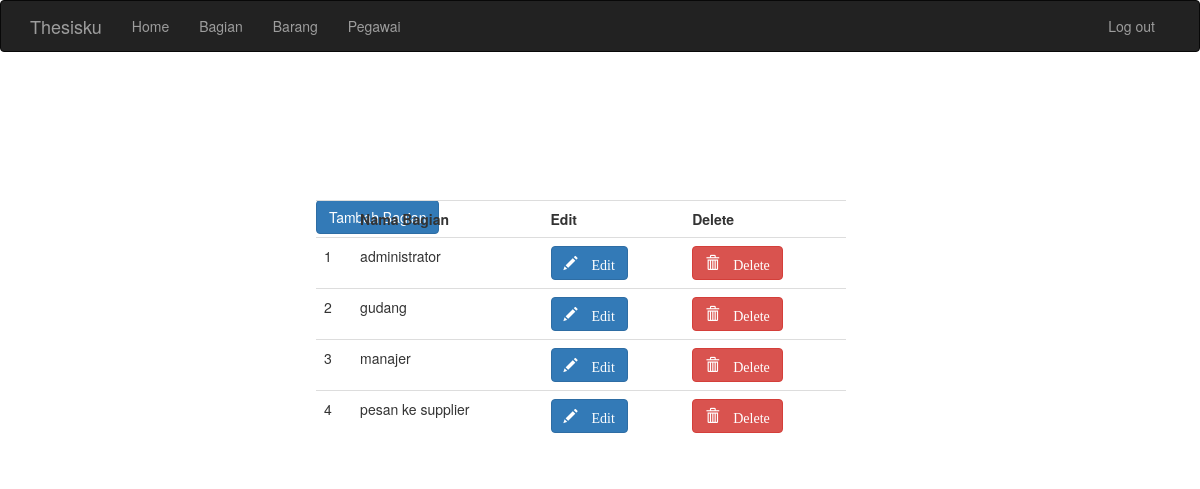
Page /admin/bagian/index.php on the committed database.
### tables this page shows
CREATE TABLE `bagian` (
  `id_bagian` int(8) NOT NULL,
  `nama_bagian` varchar(32) NOT NULL
);

### class/bagian.php (called while the page is built, shortened)
<?php
	class bagian
	{
		function BagianList ()
		{
			$conn = mysqli_connect("localhost", "root", "", 'eoq_tk4');
			$sqlBagianList = mysqli_query ($conn, "SELECT * FROM bagian ORDER BY nama_bagian ASC");
			while ($row = mysqli_fetch_array ($sqlBagianList))
			{
				$data [] = $row;
			}
			return $data;
		}
	}
?>

### admin/bagian/bagian_konek.php (called while the page is built, shortened)
<?php
include "../../class/bagian.php";
	$BagianList = new bagian();
	$BagianList->BagianList();
	$DaftarBagian = $BagianList->BagianList();
?>

### admin/bagian/bagian_tabel.php (the view)
<div class="container-fluid">
	<div class="row">
        <div class="col-md-7 col-md-offset-2">
            <div class="table-responsive">
                <table class="table">
                    <tr>
                        <th> </th>
                        <th> Nama Bagian </th>
                        <th> Edit </th>
                        <th> Delete </th>
                    </tr>
                    <tr>
                    <?php
                        foreach ($DaftarBagian as $key => $data) {
                    ?>
                        <td> <?php echo $key+1 ?> </td>
                        <td> <?php echo $data["nama_bagian"] ?> </td>
                        <td>
                            <a href="bagian_form_edit.php?id=<?php echo $data['id_bagian'] ?>">
                            <button type="button" class="btn btn-primary">
                                <span class="glyphicon glyphicon-pencil">
                                    Edit
                                </span>
                            </button>
                            </a>
                        </td>
                        <td>
                            <a href="bagian_delete.php?id=<?php echo $data["id_bagian"]; ?>">
                            <button onclick="return confirm('Hapus data ini?')" type="button" class="btn btn-danger">
                                <span class="glyphicon glyphicon-trash">
                                    Delete
                                </span>
                            </button>
                            </a>
                        </td>
                        </tr>
                        <?php
                        }
                    ?>
                </table>
            </div>
        </div>
	</div>
</div>

### rows in the picture
bagian: nama_bagian "administrator"
bagian: nama_bagian "gudang"
bagian: nama_bagian "manajer"
bagian: nama_bagian "pesan ke supplier"
